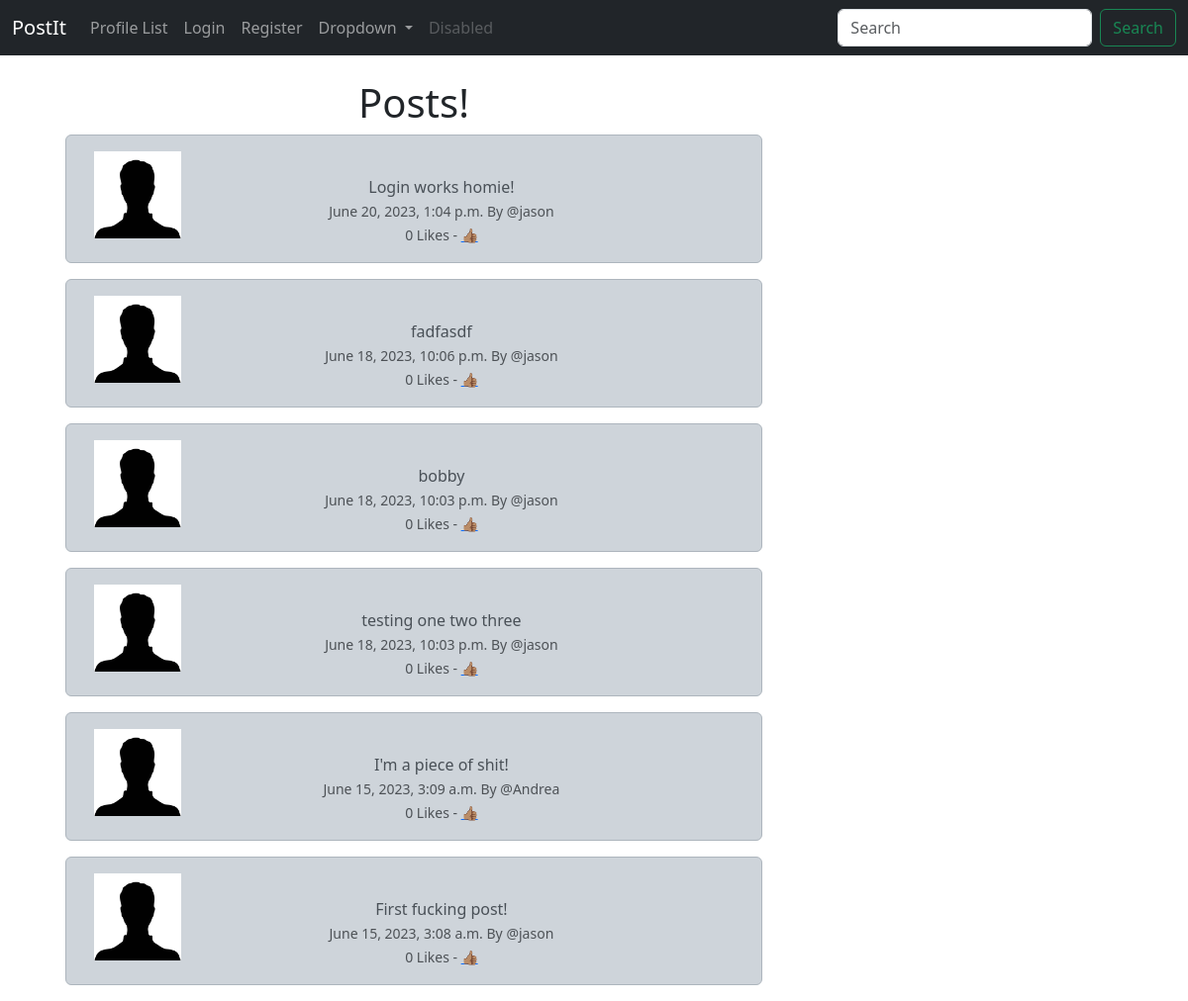
The app's page /, older data.
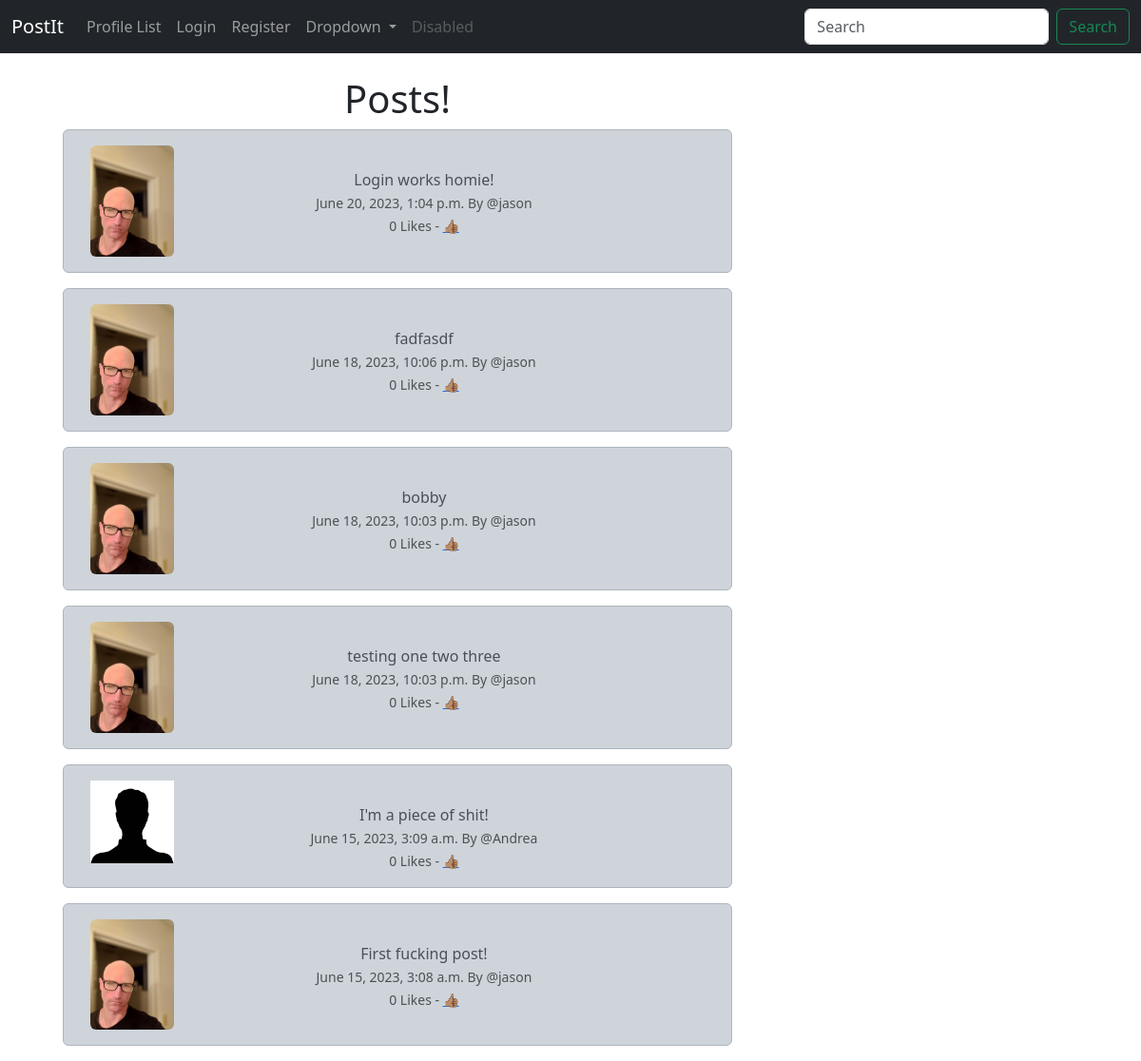
The same page, newer data.
### postit/models.py (models this page shows, shortened)
class Post(models.Model):
    user = models.ForeignKey(
        User, related_name='posts',
        on_delete=models.DO_NOTHING
    )
    body = models.CharField(max_length=200)
    created_at = models.DateTimeField(auto_now_add=True)
    likes = models.ManyToManyField(User, related_name='post_like', blank=True)
    def number_of_likes(self):
        return self.likes.count()

class Profile(models.Model):
    user = models.OneToOneField(User, on_delete=models.CASCADE)
    follows = models.ManyToManyField(
        'self',
        related_name='followed_by',
        symmetrical=False,
        blank=True
    )
    date_modified = models.DateTimeField(User, auto_now=True)
    profile_image = models.ImageField(null=True, blank=True, upload_to='images/')

### postit/views.py (the view)
# urls.py: path('', views.home, name='home'),
def home(request):
    if request.user.is_authenticated:
        form = PostForm(request.POST or None)
        if request.method == 'POST':
            if form.is_valid():
                post = form.save(commit=False)
                post.user = request.user
                post.save()
                messages.success(request, 'Your post was successfuly!')
                return redirect('home')
        posts = Post.objects.all().order_by('-created_at')
        return render(request, 'home.html', {'posts': posts, 'form': form})
    else:
        posts = Post.objects.all().order_by('-created_at')
        return render(request, 'home.html', {'posts': posts})

### postit/templates/home.html (shortened to what this page needs)
{% extends 'base.html' %}
{% load static %}
{% block content %}
<div class="container text-center">
    <div class="row">
        <div class="col-8">
            <h1>Posts!</h1>
            {% for post in posts %}
            <div class="alert alert-dark" role="alert">
                <div class="container">
                    <div class="row">
                        <div class="col-2">
                            {% if post.user.profile.profile_image %}
                            <img src="{{ post.user.profile.profile_image.url }}"
                                 class="img-fluid rounded" alt="{{ post.user.profile.user.username }}"/>
                            {% else %}
                            <img src="{% static 'images/profile.jpg' %}" width=100
                                 height=100 class="img-fluid" alt="{{ profile.user.username }}"/>
                            {% endif %}
                        </div>
                        <div class="col-9">
                            <br/>
                            {{ post.body }}<br/>
                            <small class="text-muted">
                                {{ post.created_at}} By @{{ post.user.username }}<br/>
                                {{ post.number_of_likes }} Likes -
                                {% if user in post.likes.all %}
                                <a href="{% url 'post_like' post.id %}">👎🏿</a>
                                {% else %}
                                <a href="{% url 'post_like' post.id %}">👍🏽</a>
                                {% endif %}
                            </small>
                        </div>
                        <br/><br/>
                    </div>
                </div>
            </div>
            {% endfor %}
        </div>
        <div class="col-4">
            <br/><br/>
        </div>
    </div>
</div>
{% endblock %}

Row changes from the older to the newer data that the page shows:
changed through a linked row, Post "Login works homie!": user.profile.profile_image: picture added; profile_image: picture removed
changed through a linked row, Post "fadfasdf": user.profile.profile_image: picture added; profile_image: picture removed
changed through a linked row, Post "bobby": user.profile.profile_image: picture added; profile_image: picture removed
changed through a linked row, Post "testing one two three": user.profile.profile_image: picture added; profile_image: picture removed
changed through a linked row, Post "First fucking post!": user.profile.profile_image: picture added; profile_image: picture removed
